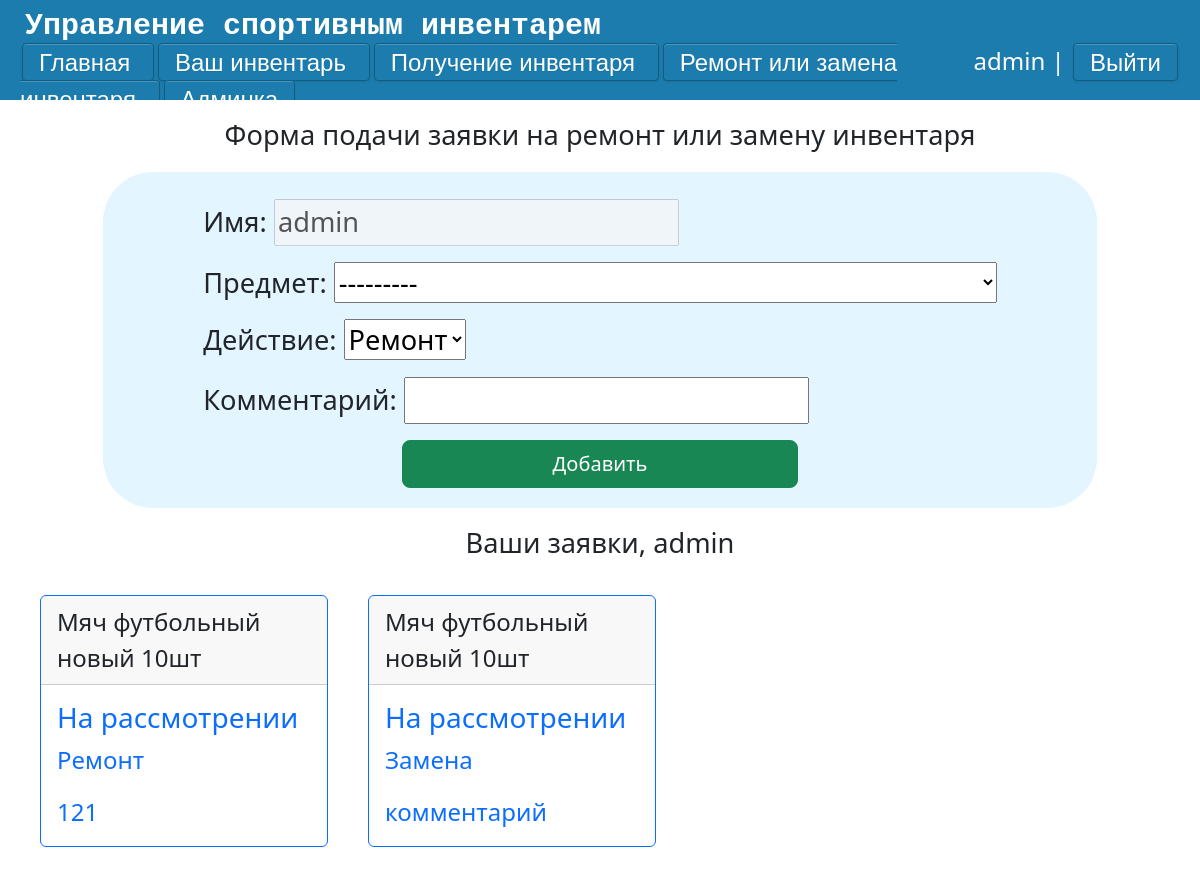
The page /application-repair (signed in) on the database its author committed.
### main/models.py (models this page shows, shortened)
class Applications_repair(models.Model):
    CHOICES = {'Ремонт': 'Ремонт', 'Замена': 'Замена'}
    state = {'На рассмотрении': 'На рассмотрении', 'Выполнено': 'Выполнено', 'Отказано': 'Отказано'}
    username = models.CharField('Имя',max_length=100)
    Request = models.ForeignKey('Goods' ,on_delete=models.CASCADE,null=True,verbose_name='Предмет')
    Aim = models.CharField('Действие',choices=CHOICES,default='Ремонт',max_length=100)
    Comment = models.CharField('Комментарий', max_length=150)
    Status = models.CharField('Статус заявки',default='На рассмотрении', choices=state,max_length=100)
    class Meta:
        verbose_name = "Заявка на ремонт"
        verbose_name_plural  = "Заявки на ремонт"

class Goods(models.Model):
    CONDITION_CHOICES = [
        ('новый', 'новый'),
        ('использованный', 'использованный'),
        ('сломанный', 'сломанный'),
    ]
    goods = models.ForeignKey('Goods_Names',on_delete=models.CASCADE,null=True,verbose_name='Предмет')
    count = models.IntegerField('Количество', default=1,validators=[MinValueValidator(1)])
    rented_count = models.IntegerField('Взято', default=0,validators=[MinValueValidator(0)])
    condition = models.CharField('Состояние', max_length=20, choices=CONDITION_CHOICES)
    created_at = models.DateTimeField('Добавлено', default=timezone.now)
    updated_at = models.DateTimeField('Обновлено', auto_now=True)
    class Meta:
        verbose_name = "Инвентарь"
        verbose_name_plural = "Инвентарь"
    def __str__(self):
        return f"{self.goods} {self.condition} {self.count-self.rented_count}шт"

class Goods_Names(models.Model):
    name_of_good = models.CharField('Название', max_length=30)
    def __str__(self):
        return self.name_of_good
    class Meta:
        verbose_name = "Название инвентаря"
        verbose_name_plural = "Названия инвентаря"

### main/views.py (the view)
# urls.py: path('application-repair', views.ApplicationsForm2, name='application-repair'),
def ApplicationsForm2(request):
    if request.user.is_authenticated:
        g = list(Goods.objects.all())
        r = list(Applications_repair.objects.all())
        user_name = User.objects.get(username=request.user)
        n = Applications_repair.objects.filter(username=user_name)
        if request.method == 'POST':
            form = AddPostForm_repiar(request.POST or None, user=request.user)
            if form.is_valid():
                try:
                    Applications_repair.objects.create(**form.cleaned_data)
                    return  redirect('application-repair')
                except:
                    form.add_error(None,'Ошибка')
        else:
            form=AddPostForm_repiar(user=user_name)
        return render(request, 'main/Application2.html' , {'form': form,'n' : n})
    else:
        return render(request, 'admin/Error.html')

### main/forms.py
class AddPostForm_repiar(forms.Form):
    CHOICES = {'Ремонт':'Ремонт','Замена':'Замена'}
    def __init__(self, *args, **kwargs):
        self.user = kwargs.pop('user', None)
        super(AddPostForm_repiar, self).__init__(*args, **kwargs)
        if self.user:
            self.fields['username'].initial = self.user.username
    username = forms.Field(disabled=True)
    Request = forms.ModelChoiceField(Goods.objects.all())
    Aim = forms.ChoiceField(choices=CHOICES)
    Comment = forms.CharField(max_length=150)

### main/templates/main/Application2.html (shortened to what this page needs)
{% extends 'main/layout.html' %}
{% block content %}
               {% if request.user.is_authenticated %}
                <div class = 'form_user'>
                    <p class = 'form_title'>Форма подачи заявки на ремонт или замену инвентаря</p>
                    <form action="{% url 'application-repair' %}" method="post" class ='form_content'>
                        <p><label for="{{ form.username.id_for_label }}"> Имя:</label> {{form.username}}</p>
                        <p><label for="{{ form.Request.id_for_label }}"> Предмет:</label> {{ form.Request}}</p>
                        <p><label for="{{ form.Request.id_for_label }}"> Действие:</label> {{ form.Aim }}</p>
                        <p><label for="{{ form.Comment.id_for_label }}"> Комментарий:</label> {{ form.Comment }}</p>
                        <div class="d-grid gap-2 col-6 mx-auto">
                            <button type="submit" class = 'btn btn-success btn-lg'>Добавить</button>
                        </div>
                    </form>
                </div>
                    <div class = 'form_forms'>
                        <p class = 'form_forms_p'> Ваши заявки, {{ request.user }} </p>
                    {% for el in n %}
                        <div class = 'review'>
                                <div class="card border-primary mb-3" style="max-width: 18rem;">
                              <div class="card-header">{{el.Request}}</div>
                              <div class="card-body text-primary">
                                <h3 class="card-title">{{el.Status}}</h3>
                                <p class="card-text">{{el.Aim}}</p>
                                <p class="card-text">{{el.Comment}}</p>
                              </div>
                            </div>
                        </div>
                        </div>
                    {% endfor %}
                {% else %}
                    <p class = 'enter_or_reg'>Войдите или зарегистрируйтесь</p>
                {% endif %}
{% endblock %}

### main/templates/main/layout.html (shortened to what this page needs)
{% load static %}
<!DOCTYPE html>
<html lang="ru">
<head>
    <link rel="stylesheet" href="https://cdn.jsdelivr.net/npm/bootstrap@5.3.2/dist/css/bootstrap.min.css">
    <link rel="stylesheet" href="{% static 'main/css/css.css' %}">
    <link rel="stylesheet" href="{% static 'main/css/buttons.css' %}">
</head>
<body>
    <div class = "back">
        <div class = 'top'>
                <div class="logo2"><samp>Управление спортивным инвентарем</samp></div>
                <div class = 'lower'>
                    <div class="left-shortcuts">
                        <a href="{% url 'main' %}" class = 'btn3'> Главная </a>
                        {% if request.user.is_authenticated %}
                        <a href="{% url 'my' %}" class = 'btn3'> Ваш инвентарь </a>
                        <a href="{% url 'application-get' %}" class = 'btn3'> Получение инвентаря </a>
                        <a href="{% url 'application-repair' %}" class = 'btn3'> Ремонт или замена инвентаря </a>
                        {% if request.user.is_superuser %}
                        <a href="{% url 'console' %}" class = 'btn3'> Админка </a>
                        {% endif %}
                        {% endif %}
                    </div>
                    <div class="right-shortcuts">
                        {% if request.user.is_authenticated %}
                            <li class="last"> {{user.username}} | <a href="{% url 'logout' %}" class="btn3">Выйти</a></li>
                        {% else %}
                            <li class="last"><a href="register" class="btn3"> Регистрация</a>  <a href="login" class="btn3"> Войти </a></li>
                        {% endif %}
                    </div>
                </div>
        </div>
        {% block content  %}
        {% endblock %}
</body>
</html>

### main/static/main/css/css.css (style rules this page uses)
body { height: 100vh; width: 100vw; }
.top { display: grid; place-items: left; background: #1B7CAD; width: 100%; height: 100px; overflow: auto; }
.lower { display: grid; grid-template-columns: 80% 20%; padding: 10px width: 100%; padding-left: 20px; padding-right: 20px; font-size: 24px; margin-top: -6px; }
.back { height: 100%; width: 100%; overflow: auto; }
.logo2 { font-size: 30px; margin-left: 25px; font-weight: bold; color: #fff; }
.last { float:right; color: #fff; }
li { list-style-type: none; }
.form_user { display: grid; place-items: center; }
.form_content { padding-top: 27px; font-size: 1.7rem; background-color: #e3f5ff; padding-left: 100px; padding-right: 100px; border-radius: 50px; padding-bottom: 20px; }
.form_title { margin-top: 15px; font-size: 1.7rem; }
.form_forms_p { margin-top: 15px; font-size: 1.7rem; text-align: center; overflow: auto; }
.review { float: left; font-size: 1.5rem; padding-left: 40px; padding-top: 15px; padding-bottom: 15px }

### main/static/main/css/buttons.css (style rules this page uses)
a.btn3 { border-radius: 4px; -webkit-box-shadow: inset 0 1px 0 rgba(255, 255, 255, 0.2), 0 1px 2px rgba(0, 0, 0, 0.08); -moz-box-shadow: inset 0 1px 0 rgba(255, 255, 255, 0.2), 0 1px 2px rgba(0, 0, 0, 0.08); box-shadow: inset 0 1px 0 rgba(255, 255, 255, 0.2), 0 1px 2px rgba(0, 0, 0, 0.08); color: #fff; width: auto; text-align: center; font-family: Arial, Helvetica, sans-serif; padding: 4.5px 16px; margin: 20px 2px; text-decoration: none; text-shadow: 0 1px 1px rgba(0, 0, 0, 0.075); -webkit-transition: background-color 0.1s linear; -moz-transition: background-color 0.1s linear; -o-transition: background-color 0.1s linear; transition: background-color 0.1s linear; background-color: rgb( 27, 124, 173 ); border: 1px solid rgb( 20, 91, 127 ); }

### rows shown on the page
Applications_repair: Request "Мяч футбольный новый 10шт", Status "На рассмотрении", Aim "Ремонт", Comment "121"
Applications_repair: Request "Мяч футбольный новый 10шт", Status "На рассмотрении", Aim "Замена", Comment "комментарий"

### other values the page prints
{{ user.username }} "admin"
{{ request.user }} "admin"
